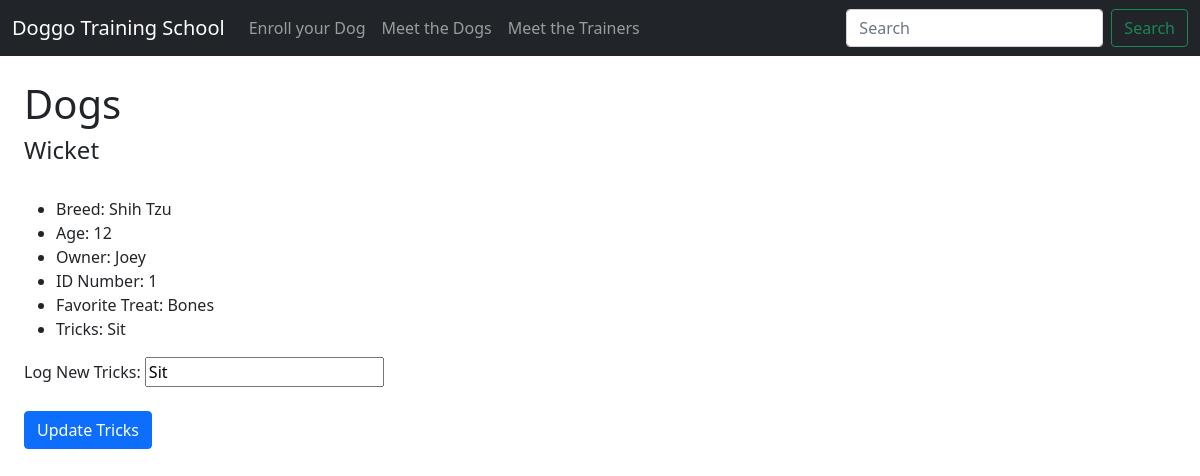
The app's page /trainer_profile/Youngster Joey, older data.
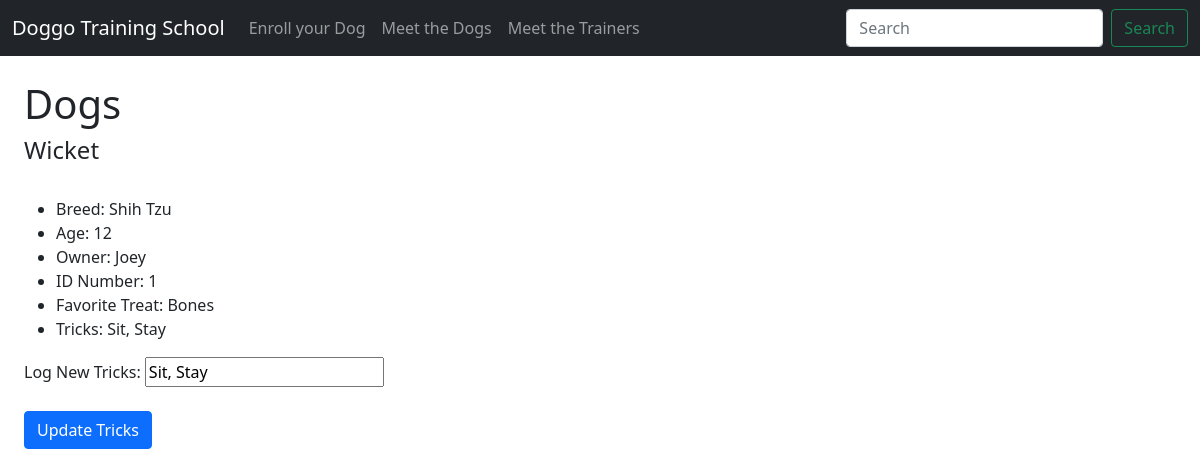
The same page, newer data.
### tables this page shows
CREATE TABLE "dogs" (
	"id"	INTEGER NOT NULL UNIQUE,
	"name"	TEXT NOT NULL,
	"breed"	TEXT,
	"age"	INTEGER,
	"owner"	NUMERIC NOT NULL,
	"treats"	TEXT,
	"trainer"	TEXT,
	"pic"	TEXT,
	"tricks"	TEXT,
	"medical_history"	TEXT,
	PRIMARY KEY("id" AUTOINCREMENT)
);

### app.py (the view)
@app.route('/trainer_profile/<string:trainer>')
def trainer_profile(trainer):
    dogs = show_trainers_dogs(trainer)
    return render_template('trainer_profile.html', dogs=dogs, trainer=trainer)

### dog_data.py (called while the page is built)
def connect_db(path):
    conn = sqlite3.connect(path)
    conn.row_factory = sqlite3.Row
    return (conn, conn.cursor())

def show_trainers_dogs(name):
    conn, cur = connect_db(db_path)
    query = 'SELECT * FROM dogs WHERE trainer=?'
    result = cur.execute(query, (name,)).fetchall()
    conn.close()
    return result

### templates/trainer_profile.html (shortened to what this page needs)
{% extends 'base.html' %}
{% block content %}
<h1>Dogs</h1>
{% for dog in dogs %}
  <h4>{{ dog.name }}</h4>
  <ul>
    {% if dog.breed %}
    <li>Breed: {{ dog.breed }}</li>
    {% else %}
    <li>No breed info available</li>
    {% endif %}
    <li>Age: {{ dog.age }}</li>
    <li>Owner: {{ dog.owner }}</li>
    <li>ID Number: {{ dog.id }}</li>
    <li>Favorite Treat: {{ dog.treats }}</li>
    <li>Tricks: {{ dog.tricks }}</li>
  </ul>
<form action="{{ url_for('update_tricks', dog_id=dog.id) }}" method="post">
  <label for="d_tricks">Log New Tricks:</label>
  <input type="text" name="dog_tricks" id="d_tricks" value="{{ dog.tricks }}"><br><br>
  <input class="btn btn-primary" type="submit" value="Update Tricks" name="action">
</form>
<br><br>
{% endfor %}
{% endblock %}

### templates/base.html (shortened to what this page needs)
<!DOCTYPE html>
<html lang="en">
<head>
  <link href="https://cdn.jsdelivr.net/npm/bootstrap@5.0.1/dist/css/bootstrap.min.css" rel="stylesheet">
</head>
<body>
{% include 'nav.html' %}
<div class="m-4">
  {% block content %}
  {% endblock %}
</div>
</body>
</html>

### templates/nav.html (shortened to what this page needs)
<nav class="navbar navbar-expand-md navbar-dark bg-dark">
  <div class="container-fluid">
    <a class="navbar-brand" href="{{ url_for('index') }}">Doggo Training School</a>
    <div class="collapse navbar-collapse" id="navbarSupportedContent">
      <ul class="navbar-nav me-auto mb-2 mb-lg-0">
        <li class="nav-item">
          <a class="nav-link" href="{{ url_for('enroll') }}">Enroll your Dog</a>
        </li>
        <li>
          <a class="nav-link" href="{{ url_for('dogs') }}">Meet the Dogs</a>
        </li>
        <li>
          <a class="nav-link" href="{{ url_for('trainers') }}">Meet the Trainers</a>
        </li>
      </ul>
      <form class="d-flex">
        <input class="form-control me-2" type="search" placeholder="Search" aria-label="Search">
        <button class="btn btn-outline-success" type="submit">Search</button>
      </form>
    </div>
  </div>
</nav>

Row changes from the older to the newer data that the page shows:
changed dogs "Wicket": tricks "Sit" → "Sit, Stay"; dog_tricks "Sit" → "Sit, Stay"
